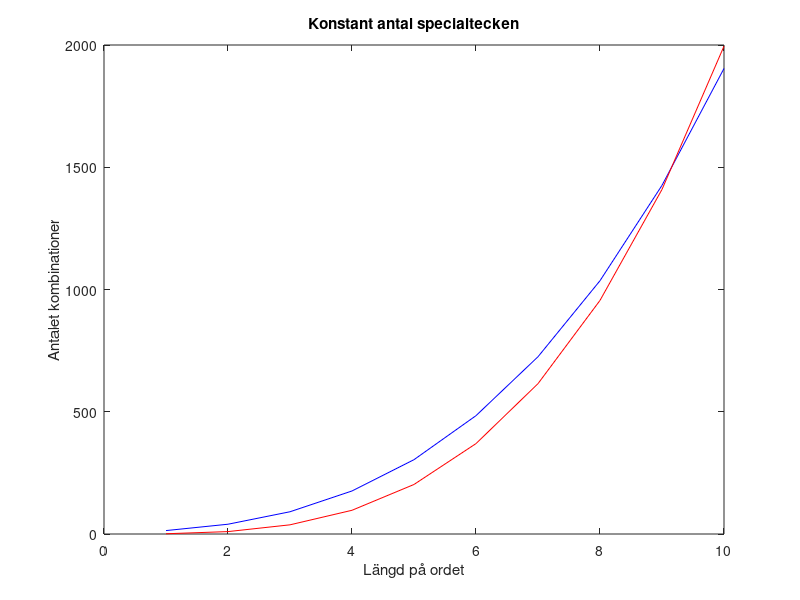
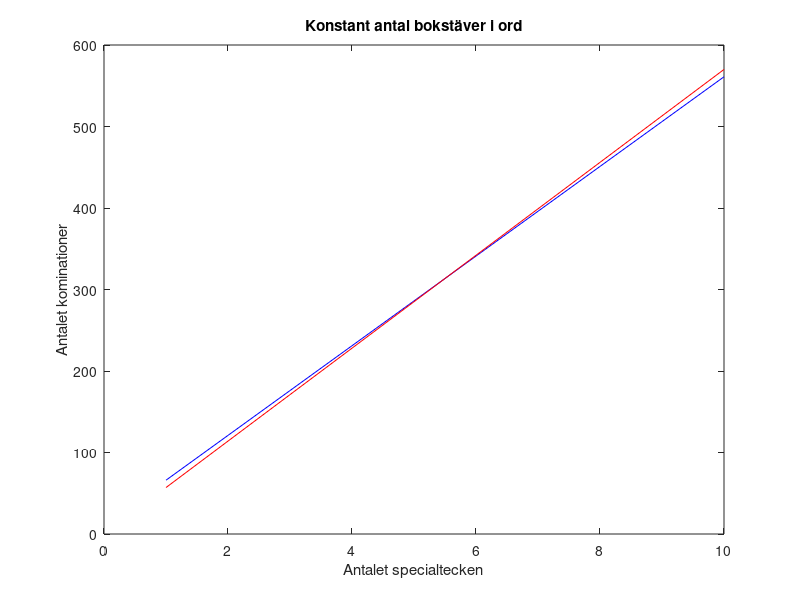
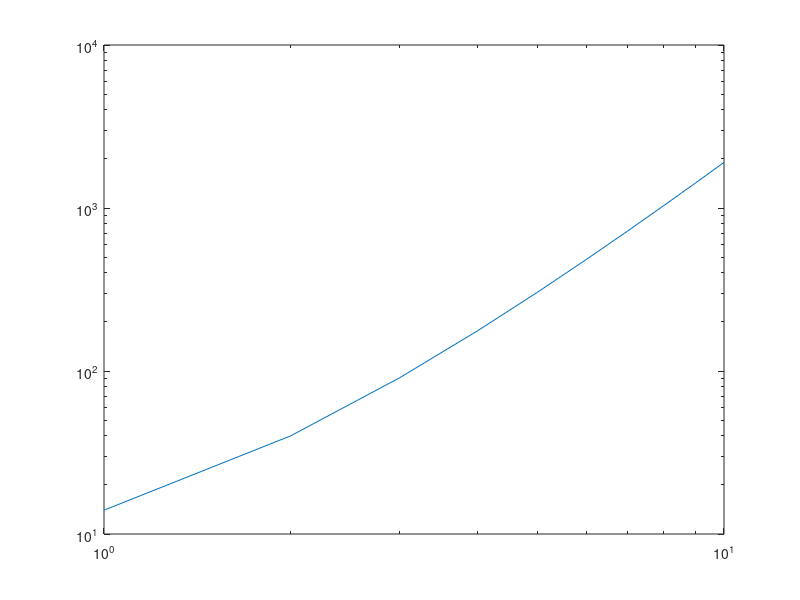

These figures' MATLAB source, in order:

%med 4 specialtecken och olika ordlängder
ordlangd=1:10;
ordkomb1=[14 40 91 176 304 484 725 1036 1426 1904];

%med ordet "fyra" och olika specialtecken
specialtecken=1:10;
ordkomb2=[66 121 176 231 286 341 396 451 506 561];

figure(1)
plot(ordlangd,ordkomb1,'b'), hold on
xlabel("Längd på ordet"),ylabel("Antalet kombinationer")
title("Konstant antal specialtecken")
plot(ordlangd,ordlangd.^3.3,'r'), hold off

figure(3)
loglog(ordlangd,ordkomb1)

figure(2)
plot(specialtecken,ordkomb2,'b'), hold on
xlabel("Antalet specialtecken")
ylabel("Antalet kominationer")
title("Konstant antal bokstäver i ord")
plot(specialtecken,57*specialtecken,'r'), hold off